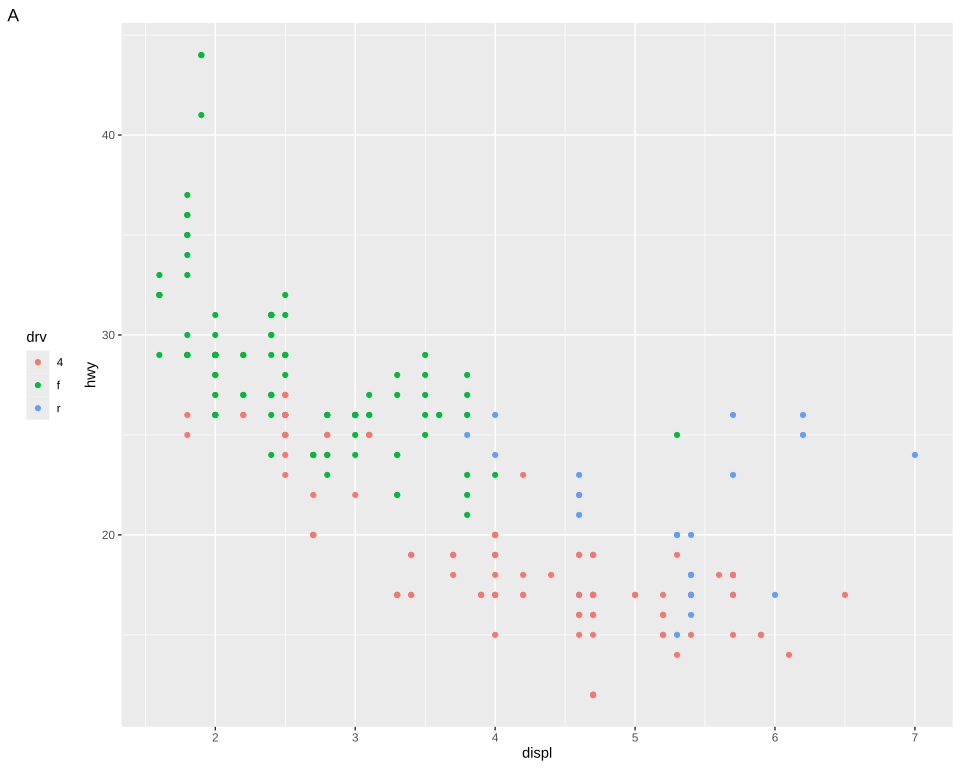

This figure's R source:
# The plot test/golden/legend_left.svg draws, drawn by ggplot2 itself, as ggplot2's own visual
# tests draw their snapshots: the independent check on that golden whenever it changes. The suite
# never runs this; it needs R, ggplot2 and vdiffr, saved as the Docker image giggly-r:ggplot2-4.0.3.
# From the repository's root:
#
#   docker run --rm -v "$PWD/test/golden":/golden:ro giggly-r:ggplot2-4.0.3 \
#     Rscript /golden/legend_left.R > legend_left.ggplot2.svg
#
# and compare the two drawings element by element, as test/golden/point.R describes.
#
# mpg's highway mileage against engine size by drive, its legend left of the panel, beyond the y
# axis's title and inside the tag's column, centred down the panel, the theme's spacing from the
# title.
#
# First checked with ggplot2 4.0.3 and vdiffr 1.0.9: every element and clip path matches but
# the background's left edge, which R writes as its rounding error, and the one departure is test/golden/point.R's, the x axis drawn before the y.

library(ggplot2)

plot <- ggplot(mpg, aes(displ, hwy, colour = drv)) +
  geom_point() +
  labs(tag = "A") +
  theme_gray() +
  theme(legend.position = "left")

file <- tempfile(fileext = ".svg")
vdiffr::write_svg(plot, file)
cat(readLines(file), sep = "\n")
